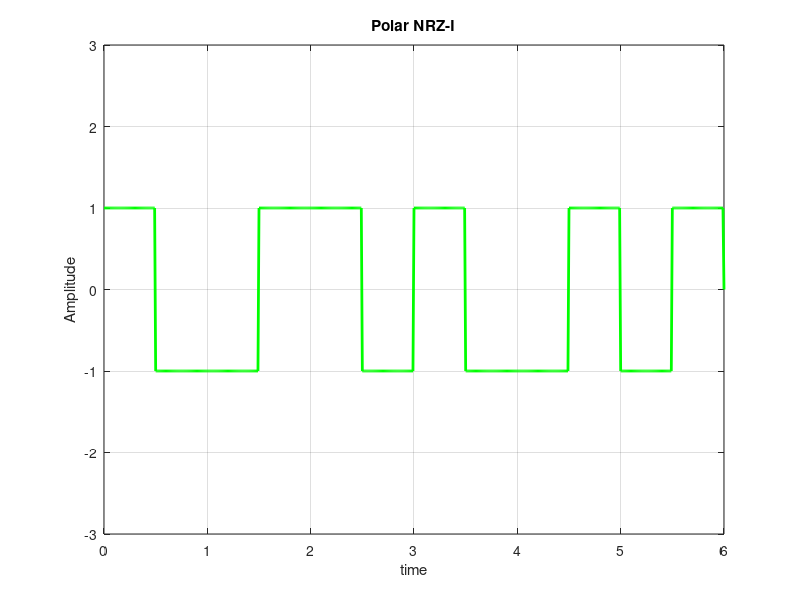

Write MATLAB code to recreate this figure.
clc
clear all
close all

data = [0 1 0 0 1 1];

sample_per_bit = 100;
bitRate = 1;
total_bits = length(data);
total_sample_size = sample_per_bit * total_bits;
total_sample_time = total_bits / bitRate;
time_per_sample = total_sample_time / total_sample_size;
t = 0:time_per_sample:total_sample_time; 
y = zeros(1,length(t));


for i=0:total_bits-1;
    if data(i+1) == 0
      y(i*sample_per_bit+1 : (2*i+1)*(sample_per_bit/2)) = 1;
      y((2*i+1)*(sample_per_bit/2)+1 : (i+1)*sample_per_bit) = -1;
    else 
      y(i*sample_per_bit+1 : (2*i+1)*(sample_per_bit/2)) = -1;
      y((2*i+1)*(sample_per_bit/2)+1 : (i+1)*sample_per_bit) = 1; 
    endif;
endfor;

plot(t,y,'g','Linewidth',2);
axis([0 t(end) -3 3]);
grid on;
xlabel('time');
ylabel('Amplitude');
title('Polar NRZ-I');

%decoding the digital signal 
p = 1;
count = 0;
for j = 1:sample_per_bit:length(y)-1;
  if y(j) == p
    count = count+1;
    signal_decoded(count) = 0;
  else
    count = count+1;
    signal_decoded(count) = 1;
  endif;
endfor;
disp(signal_decoded);

